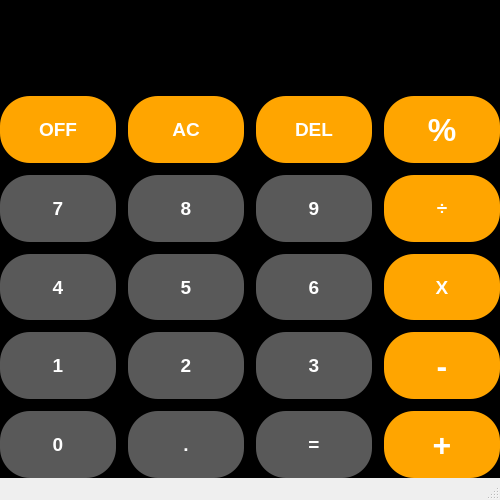
<?xml version="1.0" encoding="UTF-8"?>
<ui version="4.0">
 <class>MainWindow</class>
 <widget class="QMainWindow" name="MainWindow">
  <property name="geometry">
   <rect>
    <x>0</x>
    <y>0</y>
    <width>500</width>
    <height>500</height>
   </rect>
  </property>
  <property name="maximumSize">
   <size>
    <width>500</width>
    <height>650</height>
   </size>
  </property>
  <property name="windowTitle">
   <string>MainWindow</string>
  </property>
  <widget class="QWidget" name="centralwidget">
   <property name="styleSheet">
    <string notr="true">background-color:black;</string>
   </property>
   <layout class="QVBoxLayout" name="verticalLayout" stretch="1,4">
    <property name="spacing">
     <number>0</number>
    </property>
    <property name="leftMargin">
     <number>0</number>
    </property>
    <property name="topMargin">
     <number>0</number>
    </property>
    <property name="rightMargin">
     <number>0</number>
    </property>
    <property name="bottomMargin">
     <number>0</number>
    </property>
    <item>
     <widget class="QLabel" name="output">
      <property name="sizePolicy">
       <sizepolicy hsizetype="Preferred" vsizetype="MinimumExpanding">
        <horstretch>0</horstretch>
        <verstretch>0</verstretch>
       </sizepolicy>
      </property>
      <property name="styleSheet">
       <string notr="true">color:white;font-weight:bold;font-size:15pt;</string>
      </property>
      <property name="text">
       <string/>
      </property>
     </widget>
    </item>
    <item>
     <layout class="QGridLayout" name="gridLayout">
      <property name="spacing">
       <number>12</number>
      </property>
      <item row="1" column="1">
       <widget class="QPushButton" name="num7">
        <property name="sizePolicy">
         <sizepolicy hsizetype="Minimum" vsizetype="Expanding">
          <horstretch>0</horstretch>
          <verstretch>0</verstretch>
         </sizepolicy>
        </property>
        <property name="styleSheet">
         <string notr="true">background-color:#595959;
color:white;
font-size:14pt;
font-weight:bold;
border-radius:30px;</string>
        </property>
        <property name="text">
         <string>7</string>
        </property>
       </widget>
      </item>
      <item row="1" column="3">
       <widget class="QPushButton" name="num9">
        <property name="sizePolicy">
         <sizepolicy hsizetype="Minimum" vsizetype="Expanding">
          <horstretch>0</horstretch>
          <verstretch>0</verstretch>
         </sizepolicy>
        </property>
        <property name="styleSheet">
         <string notr="true">background-color:#595959;
color:white;
font-size:14pt;
font-weight:bold;
border-radius:30px;</string>
        </property>
        <property name="text">
         <string>9</string>
        </property>
       </widget>
      </item>
      <item row="2" column="2">
       <widget class="QPushButton" name="num5">
        <property name="sizePolicy">
         <sizepolicy hsizetype="Minimum" vsizetype="Expanding">
          <horstretch>0</horstretch>
          <verstretch>0</verstretch>
         </sizepolicy>
        </property>
        <property name="styleSheet">
         <string notr="true">background-color:#595959;
color:white;
font-size:14pt;
font-weight:bold;
border-radius:30px;</string>
        </property>
        <property name="text">
         <string>5</string>
        </property>
       </widget>
      </item>
      <item row="2" column="3">
       <widget class="QPushButton" name="num6">
        <property name="sizePolicy">
         <sizepolicy hsizetype="Minimum" vsizetype="Expanding">
          <horstretch>0</horstretch>
          <verstretch>0</verstretch>
         </sizepolicy>
        </property>
        <property name="styleSheet">
         <string notr="true">background-color:#595959;
color:white;
font-size:14pt;
font-weight:bold;
border-radius:30px;</string>
        </property>
        <property name="text">
         <string>6</string>
        </property>
       </widget>
      </item>
      <item row="4" column="2">
       <widget class="QPushButton" name="decimal">
        <property name="sizePolicy">
         <sizepolicy hsizetype="Minimum" vsizetype="Expanding">
          <horstretch>0</horstretch>
          <verstretch>0</verstretch>
         </sizepolicy>
        </property>
        <property name="styleSheet">
         <string notr="true">background-color:#595959;
color:white;
font-size:14pt;
font-weight:bold;
border-radius:30px;</string>
        </property>
        <property name="text">
         <string>.</string>
        </property>
       </widget>
      </item>
      <item row="3" column="3">
       <widget class="QPushButton" name="num3">
        <property name="sizePolicy">
         <sizepolicy hsizetype="Minimum" vsizetype="Expanding">
          <horstretch>0</horstretch>
          <verstretch>0</verstretch>
         </sizepolicy>
        </property>
        <property name="styleSheet">
         <string notr="true">background-color:#595959;
color:white;
font-size:14pt;
font-weight:bold;
border-radius:30px;</string>
        </property>
        <property name="text">
         <string>3</string>
        </property>
       </widget>
      </item>
      <item row="1" column="2">
       <widget class="QPushButton" name="num8">
        <property name="sizePolicy">
         <sizepolicy hsizetype="Minimum" vsizetype="Expanding">
          <horstretch>0</horstretch>
          <verstretch>0</verstretch>
         </sizepolicy>
        </property>
        <property name="styleSheet">
         <string notr="true">background-color:#595959;
color:white;
font-size:14pt;
font-weight:bold;
border-radius:30px;</string>
        </property>
        <property name="text">
         <string>8</string>
        </property>
       </widget>
      </item>
      <item row="4" column="3">
       <widget class="QPushButton" name="calc">
        <property name="sizePolicy">
         <sizepolicy hsizetype="Minimum" vsizetype="Expanding">
          <horstretch>0</horstretch>
          <verstretch>0</verstretch>
         </sizepolicy>
        </property>
        <property name="styleSheet">
         <string notr="true">background-color:#595959;
color:white;
font-size:14pt;
font-weight:bold;
border-radius:30px;</string>
        </property>
        <property name="text">
         <string>=</string>
        </property>
       </widget>
      </item>
      <item row="3" column="1">
       <widget class="QPushButton" name="num1">
        <property name="sizePolicy">
         <sizepolicy hsizetype="Minimum" vsizetype="Expanding">
          <horstretch>0</horstretch>
          <verstretch>0</verstretch>
         </sizepolicy>
        </property>
        <property name="styleSheet">
         <string notr="true">background-color:#595959;
color:white;
font-size:14pt;
font-weight:bold;
border-radius:30px;</string>
        </property>
        <property name="text">
         <string>1</string>
        </property>
       </widget>
      </item>
      <item row="3" column="2">
       <widget class="QPushButton" name="num2">
        <property name="sizePolicy">
         <sizepolicy hsizetype="Minimum" vsizetype="Expanding">
          <horstretch>0</horstretch>
          <verstretch>0</verstretch>
         </sizepolicy>
        </property>
        <property name="styleSheet">
         <string notr="true">background-color:#595959;
color:white;
font-size:14pt;
font-weight:bold;
border-radius:30px;</string>
        </property>
        <property name="text">
         <string>2</string>
        </property>
       </widget>
      </item>
      <item row="2" column="1">
       <widget class="QPushButton" name="num4">
        <property name="sizePolicy">
         <sizepolicy hsizetype="Minimum" vsizetype="Expanding">
          <horstretch>0</horstretch>
          <verstretch>0</verstretch>
         </sizepolicy>
        </property>
        <property name="styleSheet">
         <string notr="true">background-color:#595959;
color:white;
font-size:14pt;
font-weight:bold;
border-radius:30px;</string>
        </property>
        <property name="text">
         <string>4</string>
        </property>
       </widget>
      </item>
      <item row="4" column="1">
       <widget class="QPushButton" name="num0">
        <property name="sizePolicy">
         <sizepolicy hsizetype="Minimum" vsizetype="Expanding">
          <horstretch>0</horstretch>
          <verstretch>0</verstretch>
         </sizepolicy>
        </property>
        <property name="styleSheet">
         <string notr="true">background-color:#595959;
color:white;
font-size:14pt;
font-weight:bold;
border-radius:30px;</string>
        </property>
        <property name="text">
         <string>0</string>
        </property>
       </widget>
      </item>
      <item row="0" column="1">
       <widget class="QPushButton" name="shutdown">
        <property name="sizePolicy">
         <sizepolicy hsizetype="Minimum" vsizetype="Expanding">
          <horstretch>0</horstretch>
          <verstretch>0</verstretch>
         </sizepolicy>
        </property>
        <property name="styleSheet">
         <string notr="true">background-color:orange;
color:white;
font-size:14pt;
font-weight:bold;
border-radius:30px;</string>
        </property>
        <property name="text">
         <string>OFF</string>
        </property>
       </widget>
      </item>
      <item row="0" column="2">
       <widget class="QPushButton" name="del_all">
        <property name="sizePolicy">
         <sizepolicy hsizetype="Minimum" vsizetype="Expanding">
          <horstretch>0</horstretch>
          <verstretch>0</verstretch>
         </sizepolicy>
        </property>
        <property name="styleSheet">
         <string notr="true">background-color:orange;
color:white;
font-size:14pt;
font-weight:bold;
border-radius:30px;</string>
        </property>
        <property name="text">
         <string>AC</string>
        </property>
       </widget>
      </item>
      <item row="0" column="3">
       <widget class="QPushButton" name="del_one">
        <property name="sizePolicy">
         <sizepolicy hsizetype="Minimum" vsizetype="Expanding">
          <horstretch>0</horstretch>
          <verstretch>0</verstretch>
         </sizepolicy>
        </property>
        <property name="styleSheet">
         <string notr="true">background-color:orange;
color:white;
font-size:14pt;
font-weight:bold;
border-radius:30px;</string>
        </property>
        <property name="text">
         <string>DEL</string>
        </property>
       </widget>
      </item>
      <item row="4" column="4">
       <widget class="QPushButton" name="plus">
        <property name="sizePolicy">
         <sizepolicy hsizetype="Minimum" vsizetype="Expanding">
          <horstretch>0</horstretch>
          <verstretch>0</verstretch>
         </sizepolicy>
        </property>
        <property name="styleSheet">
         <string notr="true">background-color:orange;
color:white;
font-size:24pt;
font-weight:bold;
border-radius:30px;</string>
        </property>
        <property name="text">
         <string>+</string>
        </property>
       </widget>
      </item>
      <item row="3" column="4">
       <widget class="QPushButton" name="minus">
        <property name="sizePolicy">
         <sizepolicy hsizetype="Minimum" vsizetype="Expanding">
          <horstretch>0</horstretch>
          <verstretch>0</verstretch>
         </sizepolicy>
        </property>
        <property name="styleSheet">
         <string notr="true">background-color:orange;
color:white;
font-size:24pt;
font-weight:bold;
border-radius:30px;</string>
        </property>
        <property name="text">
         <string>-</string>
        </property>
       </widget>
      </item>
      <item row="2" column="4">
       <widget class="QPushButton" name="multiply">
        <property name="sizePolicy">
         <sizepolicy hsizetype="Minimum" vsizetype="Expanding">
          <horstretch>0</horstretch>
          <verstretch>0</verstretch>
         </sizepolicy>
        </property>
        <property name="styleSheet">
         <string notr="true">background-color:orange;
color:white;
font-size:14pt;
font-weight:bold;
border-radius:30px;</string>
        </property>
        <property name="text">
         <string>X</string>
        </property>
       </widget>
      </item>
      <item row="1" column="4">
       <widget class="QPushButton" name="divide">
        <property name="sizePolicy">
         <sizepolicy hsizetype="Minimum" vsizetype="Expanding">
          <horstretch>0</horstretch>
          <verstretch>0</verstretch>
         </sizepolicy>
        </property>
        <property name="styleSheet">
         <string notr="true">background-color:orange;
color:white;
font-size:14pt;
font-weight:bold;
border-radius:30px;</string>
        </property>
        <property name="text">
         <string>÷</string>
        </property>
       </widget>
      </item>
      <item row="0" column="4">
       <widget class="QPushButton" name="modulo">
        <property name="sizePolicy">
         <sizepolicy hsizetype="Minimum" vsizetype="Expanding">
          <horstretch>0</horstretch>
          <verstretch>0</verstretch>
         </sizepolicy>
        </property>
        <property name="styleSheet">
         <string notr="true">background-color:orange;
color:white;
font-size:24pt;
font-weight:bold;
border-radius:30px;</string>
        </property>
        <property name="text">
         <string>%</string>
        </property>
       </widget>
      </item>
     </layout>
    </item>
   </layout>
  </widget>
  <widget class="QMenuBar" name="menubar">
   <property name="geometry">
    <rect>
     <x>0</x>
     <y>0</y>
     <width>500</width>
     <height>26</height>
    </rect>
   </property>
  </widget>
  <widget class="QStatusBar" name="statusbar"/>
 </widget>
 <resources/>
 <connections/>
</ui>
